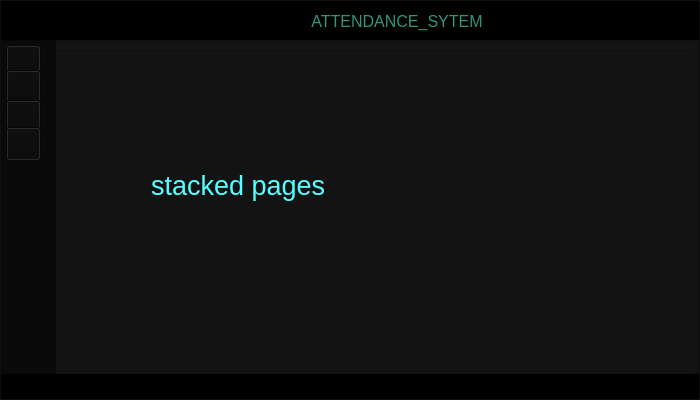
<?xml version="1.0" encoding="UTF-8"?>
<ui version="4.0">
 <class>MainWindow</class>
 <widget class="QMainWindow" name="MainWindow">
  <property name="geometry">
   <rect>
    <x>0</x>
    <y>0</y>
    <width>700</width>
    <height>400</height>
   </rect>
  </property>
  <property name="windowTitle">
   <string>MainWindow</string>
  </property>
  <widget class="QWidget" name="centralwidget">
   <layout class="QHBoxLayout" name="horizontalLayout">
    <property name="spacing">
     <number>0</number>
    </property>
    <property name="leftMargin">
     <number>0</number>
    </property>
    <property name="topMargin">
     <number>0</number>
    </property>
    <property name="rightMargin">
     <number>0</number>
    </property>
    <property name="bottomMargin">
     <number>0</number>
    </property>
    <item>
     <widget class="QFrame" name="frame">
      <property name="minimumSize">
       <size>
        <width>0</width>
        <height>25</height>
       </size>
      </property>
      <property name="styleSheet">
       <string notr="true">background-color: rgb(19, 19, 19);</string>
      </property>
      <property name="frameShape">
       <enum>QFrame::StyledPanel</enum>
      </property>
      <property name="frameShadow">
       <enum>QFrame::Raised</enum>
      </property>
      <layout class="QVBoxLayout" name="verticalLayout">
       <property name="spacing">
        <number>0</number>
       </property>
       <property name="leftMargin">
        <number>0</number>
       </property>
       <property name="topMargin">
        <number>0</number>
       </property>
       <property name="rightMargin">
        <number>0</number>
       </property>
       <property name="bottomMargin">
        <number>0</number>
       </property>
       <item alignment="Qt::AlignTop">
        <widget class="QFrame" name="header">
         <property name="styleSheet">
          <string notr="true">*{
color: rgb(255, 255, 255);
background:black;
border:none;
}
QPushButton{
color: rgb(255, 255, 255);
background:transparent;
border:none;
}
</string>
         </property>
         <property name="frameShape">
          <enum>QFrame::StyledPanel</enum>
         </property>
         <property name="frameShadow">
          <enum>QFrame::Raised</enum>
         </property>
         <layout class="QHBoxLayout" name="horizontalLayout_2">
          <property name="spacing">
           <number>0</number>
          </property>
          <property name="leftMargin">
           <number>0</number>
          </property>
          <property name="topMargin">
           <number>2</number>
          </property>
          <property name="rightMargin">
           <number>0</number>
          </property>
          <property name="bottomMargin">
           <number>0</number>
          </property>
          <item alignment="Qt::AlignLeft|Qt::AlignTop">
           <widget class="QFrame" name="frame_2">
            <property name="frameShape">
             <enum>QFrame::StyledPanel</enum>
            </property>
            <property name="frameShadow">
             <enum>QFrame::Raised</enum>
            </property>
            <layout class="QHBoxLayout" name="horizontalLayout_3">
             <item>
              <widget class="QPushButton" name="pushButton">
               <property name="styleSheet">
                <string notr="true">background-color: rgb(255, 255, 255);
color: rgb(47, 200, 190);
background:transparent;
</string>
               </property>
               <property name="text">
                <string/>
               </property>
               <property name="icon">
                <iconset>
                 <normaloff>x-circle.svg</normaloff>x-circle.svg</iconset>
               </property>
               <property name="iconSize">
                <size>
                 <width>25</width>
                 <height>25</height>
                </size>
               </property>
              </widget>
             </item>
             <item>
              <widget class="QPushButton" name="pushButton_2">
               <property name="styleSheet">
                <string notr="true">background-color: rgb(255, 255, 255);
background:transparent;
border:none;</string>
               </property>
               <property name="text">
                <string/>
               </property>
               <property name="icon">
                <iconset>
                 <normaloff>maximize.svg</normaloff>maximize.svg</iconset>
               </property>
               <property name="iconSize">
                <size>
                 <width>25</width>
                 <height>25</height>
                </size>
               </property>
              </widget>
             </item>
             <item>
              <widget class="QPushButton" name="pushButton_3">
               <property name="styleSheet">
                <string notr="true">background-color: rgb(255, 255, 255);
background:transparent;
border:none;</string>
               </property>
               <property name="text">
                <string/>
               </property>
               <property name="icon">
                <iconset>
                 <normaloff>minus.svg</normaloff>minus.svg</iconset>
               </property>
               <property name="iconSize">
                <size>
                 <width>25</width>
                 <height>25</height>
                </size>
               </property>
              </widget>
             </item>
            </layout>
           </widget>
          </item>
          <item alignment="Qt::AlignTop">
           <widget class="QFrame" name="frame_3">
            <property name="sizePolicy">
             <sizepolicy hsizetype="Expanding" vsizetype="Preferred">
              <horstretch>0</horstretch>
              <verstretch>0</verstretch>
             </sizepolicy>
            </property>
            <property name="styleSheet">
             <string notr="true"/>
            </property>
            <property name="frameShape">
             <enum>QFrame::StyledPanel</enum>
            </property>
            <property name="frameShadow">
             <enum>QFrame::Raised</enum>
            </property>
            <layout class="QHBoxLayout" name="horizontalLayout_4">
             <item>
              <widget class="QLabel" name="label">
               <property name="font">
                <font>
                 <pointsize>12</pointsize>
                </font>
               </property>
               <property name="styleSheet">
                <string notr="true">color: rgb(51, 149, 124);</string>
               </property>
               <property name="text">
                <string>ATTENDANCE_SYTEM</string>
               </property>
               <property name="alignment">
                <set>Qt::AlignCenter</set>
               </property>
              </widget>
             </item>
            </layout>
           </widget>
          </item>
          <item alignment="Qt::AlignRight|Qt::AlignTop">
           <widget class="QFrame" name="frame_4">
            <property name="frameShape">
             <enum>QFrame::StyledPanel</enum>
            </property>
            <property name="frameShadow">
             <enum>QFrame::Raised</enum>
            </property>
            <layout class="QHBoxLayout" name="horizontalLayout_5">
             <property name="spacing">
              <number>0</number>
             </property>
             <property name="leftMargin">
              <number>0</number>
             </property>
             <property name="topMargin">
              <number>0</number>
             </property>
             <property name="rightMargin">
              <number>0</number>
             </property>
             <property name="bottomMargin">
              <number>0</number>
             </property>
             <item>
              <widget class="QPushButton" name="pushButton_4">
               <property name="styleSheet">
                <string notr="true">background-color: rgb(255, 255, 255);
background:transparent;
border:none;</string>
               </property>
               <property name="text">
                <string/>
               </property>
               <property name="icon">
                <iconset>
                 <normaloff>alert-circle.svg</normaloff>alert-circle.svg</iconset>
               </property>
               <property name="iconSize">
                <size>
                 <width>25</width>
                 <height>25</height>
                </size>
               </property>
              </widget>
             </item>
            </layout>
           </widget>
          </item>
         </layout>
        </widget>
       </item>
       <item>
        <widget class="QFrame" name="main">
         <property name="sizePolicy">
          <sizepolicy hsizetype="Preferred" vsizetype="Expanding">
           <horstretch>0</horstretch>
           <verstretch>0</verstretch>
          </sizepolicy>
         </property>
         <property name="frameShape">
          <enum>QFrame::StyledPanel</enum>
         </property>
         <property name="frameShadow">
          <enum>QFrame::Raised</enum>
         </property>
         <widget class="QFrame" name="frame_5">
          <property name="geometry">
           <rect>
            <x>0</x>
            <y>0</y>
            <width>55</width>
            <height>422</height>
           </rect>
          </property>
          <property name="sizePolicy">
           <sizepolicy hsizetype="Preferred" vsizetype="Expanding">
            <horstretch>0</horstretch>
            <verstretch>0</verstretch>
           </sizepolicy>
          </property>
          <property name="styleSheet">
           <string notr="true">background-color: rgb(10, 10, 10);
color: rgb(255, 255, 255);</string>
          </property>
          <property name="frameShape">
           <enum>QFrame::StyledPanel</enum>
          </property>
          <property name="frameShadow">
           <enum>QFrame::Raised</enum>
          </property>
          <widget class="QToolButton" name="toolButton">
           <property name="geometry">
            <rect>
             <x>5</x>
             <y>5</y>
             <width>35</width>
             <height>34</height>
            </rect>
           </property>
           <property name="text">
            <string/>
           </property>
           <property name="icon">
            <iconset>
             <normaloff>menu (1).svg</normaloff>menu (1).svg</iconset>
           </property>
           <property name="iconSize">
            <size>
             <width>25</width>
             <height>25</height>
            </size>
           </property>
          </widget>
          <widget class="QToolButton" name="toolButton_2">
           <property name="geometry">
            <rect>
             <x>5</x>
             <y>30</y>
             <width>35</width>
             <height>34</height>
            </rect>
           </property>
           <property name="text">
            <string/>
           </property>
           <property name="icon">
            <iconset>
             <normaloff>user-plus.svg</normaloff>user-plus.svg</iconset>
           </property>
           <property name="iconSize">
            <size>
             <width>25</width>
             <height>25</height>
            </size>
           </property>
          </widget>
          <widget class="QToolButton" name="toolButton_3">
           <property name="geometry">
            <rect>
             <x>5</x>
             <y>60</y>
             <width>35</width>
             <height>34</height>
            </rect>
           </property>
           <property name="text">
            <string/>
           </property>
           <property name="icon">
            <iconset>
             <normaloff>edit.svg</normaloff>edit.svg</iconset>
           </property>
           <property name="iconSize">
            <size>
             <width>25</width>
             <height>25</height>
            </size>
           </property>
          </widget>
          <widget class="QToolButton" name="toolButton_4">
           <property name="geometry">
            <rect>
             <x>5</x>
             <y>87</y>
             <width>35</width>
             <height>34</height>
            </rect>
           </property>
           <property name="text">
            <string/>
           </property>
           <property name="icon">
            <iconset>
             <normaloff>pie-chart (2).svg</normaloff>pie-chart (2).svg</iconset>
           </property>
           <property name="iconSize">
            <size>
             <width>25</width>
             <height>25</height>
            </size>
           </property>
          </widget>
         </widget>
         <widget class="QFrame" name="frame_6">
          <property name="geometry">
           <rect>
            <x>50</x>
            <y>10</y>
            <width>643</width>
            <height>424</height>
           </rect>
          </property>
          <property name="styleSheet">
           <string notr="true">color: rgb(85, 255, 255);</string>
          </property>
          <property name="frameShape">
           <enum>QFrame::StyledPanel</enum>
          </property>
          <property name="frameShadow">
           <enum>QFrame::Raised</enum>
          </property>
          <widget class="QLabel" name="label_2">
           <property name="geometry">
            <rect>
             <x>100</x>
             <y>50</y>
             <width>321</width>
             <height>171</height>
            </rect>
           </property>
           <property name="font">
            <font>
             <pointsize>20</pointsize>
            </font>
           </property>
           <property name="text">
            <string>stacked pages </string>
           </property>
           <property name="wordWrap">
            <bool>true</bool>
           </property>
          </widget>
         </widget>
         <zorder>frame_6</zorder>
         <zorder>frame_5</zorder>
        </widget>
       </item>
       <item>
        <widget class="QFrame" name="footer">
         <property name="minimumSize">
          <size>
           <width>0</width>
           <height>25</height>
          </size>
         </property>
         <property name="maximumSize">
          <size>
           <width>16777215</width>
           <height>25</height>
          </size>
         </property>
         <property name="styleSheet">
          <string notr="true">background-color: rgb(0, 0, 0);</string>
         </property>
         <property name="frameShape">
          <enum>QFrame::StyledPanel</enum>
         </property>
         <property name="frameShadow">
          <enum>QFrame::Raised</enum>
         </property>
        </widget>
       </item>
      </layout>
     </widget>
    </item>
   </layout>
  </widget>
 </widget>
 <resources/>
 <connections/>
</ui>
